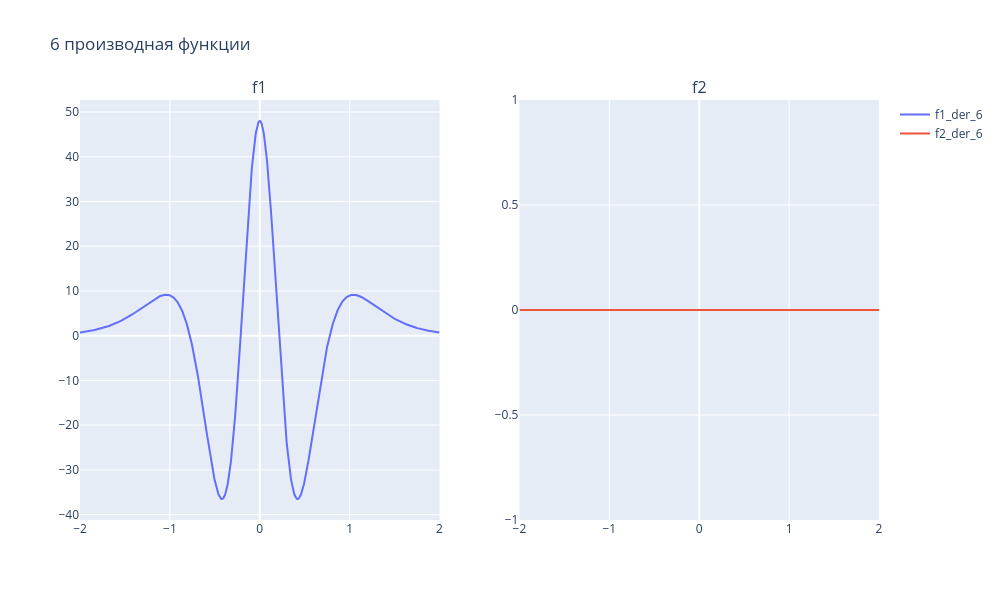

Notebook code for this chart:
### Code cell
fig = go.Figure()
fig = make_subplots(
    rows=1, cols=2,
    subplot_titles=("f1", "f2"),
)
fig.add_trace(go.Scatter(x=np.linspace(-2, 2, 1000), y=f1_der_6(np.linspace(-2, 2, 1000)), name='f1_der_6'), row=1, col=1)
fig.add_trace(go.Scatter(x=np.linspace(-2, 2, 1000), y=f2_der_6(np.linspace(-2, 2, 1000)), name='f2_der_6'), row=1, col=2)
fig.update_layout(title='6 производная функции', width=1000, height=600)
# fig.show()

### Figure 1 — Plotly figure (JSON) as saved in the notebook; plotly's stock layout.template omitted (floating-point values rounded to 4 significant figures; data arrays with more than 128 entries replaced by an {"elided": "..."} marker saying what was removed)
{"data": [{"name": "f1_der_6", "type": "scatter", "x": {"elided": "1000 float values"}, "xaxis": "x", "y": {"elided": "1000 float values"}, "yaxis": "y"}, {"name": "f2_der_6", "type": "scatter", "x": {"elided": "1000 float values"}, "xaxis": "x2", "y": {"elided": "1000 float values"}, "yaxis": "y2"}], "layout": {"annotations": [{"font": {"size": 16}, "showarrow": false, "text": "f1", "x": 0.225, "xanchor": "center", "xref": "paper", "y": 1, "yanchor": "bottom", "yref": "paper"}, {"font": {"size": 16}, "showarrow": false, "text": "f2", "x": 0.775, "xanchor": "center", "xref": "paper", "y": 1, "yanchor": "bottom", "yref": "paper"}], "height": 600, "title": {"text": "6 производная функции"}, "width": 1000, "xaxis": {"anchor": "y", "domain": [0, 0.45]}, "xaxis2": {"anchor": "y2", "domain": [0.55, 1]}, "yaxis": {"anchor": "x", "domain": [0, 1]}, "yaxis2": {"anchor": "x2", "domain": [0, 1]}}}
